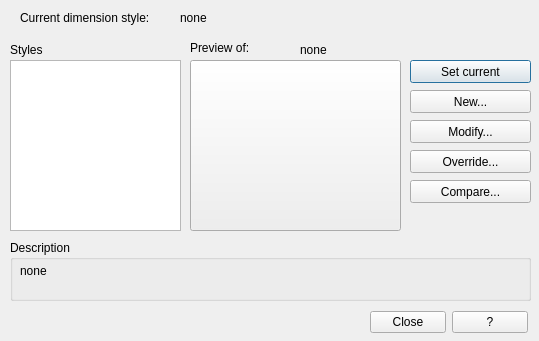
<?xml version="1.0" encoding="UTF-8"?>
<ui version="4.0">
 <class>DimStyle_Dialog</class>
 <widget class="QDialog" name="DimStyle_Dialog">
  <property name="windowModality">
   <enum>Qt::WindowModal</enum>
  </property>
  <property name="geometry">
   <rect>
    <x>0</x>
    <y>0</y>
    <width>539</width>
    <height>341</height>
   </rect>
  </property>
  <property name="minimumSize">
   <size>
    <width>539</width>
    <height>341</height>
   </size>
  </property>
  <property name="maximumSize">
   <size>
    <width>539</width>
    <height>341</height>
   </size>
  </property>
  <property name="windowTitle">
   <string>Dimension style manager</string>
  </property>
  <widget class="QLabel" name="label">
   <property name="geometry">
    <rect>
     <x>20</x>
     <y>10</y>
     <width>151</width>
     <height>16</height>
    </rect>
   </property>
   <property name="text">
    <string>Current dimension style:</string>
   </property>
  </widget>
  <widget class="QLabel" name="currentDimStyle">
   <property name="geometry">
    <rect>
     <x>180</x>
     <y>10</y>
     <width>341</width>
     <height>16</height>
    </rect>
   </property>
   <property name="text">
    <string>none</string>
   </property>
  </widget>
  <widget class="QLabel" name="label_2">
   <property name="geometry">
    <rect>
     <x>10</x>
     <y>40</y>
     <width>171</width>
     <height>20</height>
    </rect>
   </property>
   <property name="text">
    <string>Styles</string>
   </property>
  </widget>
  <widget class="QListView" name="dimStyleList">
   <property name="geometry">
    <rect>
     <x>10</x>
     <y>60</y>
     <width>171</width>
     <height>171</height>
    </rect>
   </property>
  </widget>
  <widget class="QPushButton" name="SetCurrent">
   <property name="geometry">
    <rect>
     <x>410</x>
     <y>60</y>
     <width>121</width>
     <height>23</height>
    </rect>
   </property>
   <property name="toolTip">
    <string>Sets the style selected under Styles to current. The current style is applied to dimensions you create.</string>
   </property>
   <property name="text">
    <string>Set current</string>
   </property>
  </widget>
  <widget class="QPushButton" name="new_2">
   <property name="geometry">
    <rect>
     <x>410</x>
     <y>90</y>
     <width>121</width>
     <height>23</height>
    </rect>
   </property>
   <property name="toolTip">
    <string>Define a new dimension style.</string>
   </property>
   <property name="text">
    <string>New...</string>
   </property>
  </widget>
  <widget class="QPushButton" name="Mod">
   <property name="geometry">
    <rect>
     <x>410</x>
     <y>120</y>
     <width>121</width>
     <height>23</height>
    </rect>
   </property>
   <property name="toolTip">
    <string>Modify the selected dimension style.</string>
   </property>
   <property name="text">
    <string>Modify...</string>
   </property>
  </widget>
  <widget class="QPushButton" name="TempMod">
   <property name="geometry">
    <rect>
     <x>410</x>
     <y>150</y>
     <width>121</width>
     <height>23</height>
    </rect>
   </property>
   <property name="toolTip">
    <string>Set temporary modifications for the selected style. The temporary modifications will not saved.</string>
   </property>
   <property name="text">
    <string>Override...</string>
   </property>
  </widget>
  <widget class="QPushButton" name="Diff">
   <property name="geometry">
    <rect>
     <x>410</x>
     <y>180</y>
     <width>121</width>
     <height>23</height>
    </rect>
   </property>
   <property name="toolTip">
    <string>Compare two dimension styles or list all the properties of one dimension style.</string>
   </property>
   <property name="text">
    <string>Compare...</string>
   </property>
  </widget>
  <widget class="QGroupBox" name="groupBox">
   <property name="geometry">
    <rect>
     <x>10</x>
     <y>240</y>
     <width>521</width>
     <height>61</height>
    </rect>
   </property>
   <property name="title">
    <string>Description</string>
   </property>
   <widget class="QLabel" name="descriptionSelectedStyle">
    <property name="geometry">
     <rect>
      <x>10</x>
      <y>10</y>
      <width>481</width>
      <height>41</height>
     </rect>
    </property>
    <property name="text">
     <string>none</string>
    </property>
   </widget>
  </widget>
  <widget class="QLabel" name="label_3">
   <property name="geometry">
    <rect>
     <x>190</x>
     <y>40</y>
     <width>101</width>
     <height>16</height>
    </rect>
   </property>
   <property name="text">
    <string>Preview of:</string>
   </property>
  </widget>
  <widget class="QLabel" name="selectedStyle">
   <property name="geometry">
    <rect>
     <x>300</x>
     <y>40</y>
     <width>221</width>
     <height>20</height>
    </rect>
   </property>
   <property name="text">
    <string>none</string>
   </property>
  </widget>
  <widget class="QWidget" name="layoutWidget">
   <property name="geometry">
    <rect>
     <x>370</x>
     <y>310</y>
     <width>158</width>
     <height>25</height>
    </rect>
   </property>
   <layout class="QHBoxLayout" name="horizontalLayout">
    <item>
     <widget class="QPushButton" name="closeButton">
      <property name="text">
       <string>Close</string>
      </property>
     </widget>
    </item>
    <item>
     <widget class="QPushButton" name="helpButton">
      <property name="text">
       <string>?</string>
      </property>
     </widget>
    </item>
   </layout>
  </widget>
  <widget class="QPushButton" name="previewDummy">
   <property name="geometry">
    <rect>
     <x>190</x>
     <y>60</y>
     <width>211</width>
     <height>171</height>
    </rect>
   </property>
   <property name="text">
    <string/>
   </property>
  </widget>
 </widget>
 <resources/>
 <connections>
  <connection>
   <sender>SetCurrent</sender>
   <signal>clicked()</signal>
   <receiver>DimStyle_Dialog</receiver>
   <slot>setCurrentStyle()</slot>
   <hints>
    <hint type="sourcelabel">
     <x>404</x>
     <y>71</y>
    </hint>
    <hint type="destinationlabel">
     <x>403</x>
     <y>34</y>
    </hint>
   </hints>
  </connection>
  <connection>
   <sender>new_2</sender>
   <signal>clicked()</signal>
   <receiver>DimStyle_Dialog</receiver>
   <slot>createNewStyle()</slot>
   <hints>
    <hint type="sourcelabel">
     <x>438</x>
     <y>102</y>
    </hint>
    <hint type="destinationlabel">
     <x>467</x>
     <y>33</y>
    </hint>
   </hints>
  </connection>
  <connection>
   <sender>Mod</sender>
   <signal>clicked()</signal>
   <receiver>DimStyle_Dialog</receiver>
   <slot>modStyle()</slot>
   <hints>
    <hint type="sourcelabel">
     <x>429</x>
     <y>132</y>
    </hint>
    <hint type="destinationlabel">
     <x>480</x>
     <y>129</y>
    </hint>
   </hints>
  </connection>
  <connection>
   <sender>dimStyleList</sender>
   <signal>customContextMenuRequested(QPoint)</signal>
   <receiver>DimStyle_Dialog</receiver>
   <slot>displayPopupMenu()</slot>
   <hints>
    <hint type="sourcelabel">
     <x>97</x>
     <y>138</y>
    </hint>
    <hint type="destinationlabel">
     <x>70</x>
     <y>292</y>
    </hint>
   </hints>
  </connection>
  <connection>
   <sender>TempMod</sender>
   <signal>clicked()</signal>
   <receiver>DimStyle_Dialog</receiver>
   <slot>temporaryModStyle()</slot>
   <hints>
    <hint type="sourcelabel">
     <x>422</x>
     <y>161</y>
    </hint>
    <hint type="destinationlabel">
     <x>475</x>
     <y>160</y>
    </hint>
   </hints>
  </connection>
  <connection>
   <sender>helpButton</sender>
   <signal>clicked()</signal>
   <receiver>DimStyle_Dialog</receiver>
   <slot>ButtonHELP_Pressed()</slot>
   <hints>
    <hint type="sourcelabel">
     <x>423</x>
     <y>291</y>
    </hint>
    <hint type="destinationlabel">
     <x>475</x>
     <y>297</y>
    </hint>
   </hints>
  </connection>
  <connection>
   <sender>Diff</sender>
   <signal>clicked()</signal>
   <receiver>DimStyle_Dialog</receiver>
   <slot>showDiffBetweenStyles()</slot>
   <hints>
    <hint type="sourcelabel">
     <x>430</x>
     <y>191</y>
    </hint>
    <hint type="destinationlabel">
     <x>477</x>
     <y>194</y>
    </hint>
   </hints>
  </connection>
  <connection>
   <sender>closeButton</sender>
   <signal>clicked()</signal>
   <receiver>DimStyle_Dialog</receiver>
   <slot>accept()</slot>
   <hints>
    <hint type="sourcelabel">
     <x>237</x>
     <y>291</y>
    </hint>
    <hint type="destinationlabel">
     <x>185</x>
     <y>291</y>
    </hint>
   </hints>
  </connection>
 </connections>
 <slots>
  <slot>setCurrentStyle()</slot>
  <slot>createNewStyle()</slot>
  <slot>modStyle()</slot>
  <slot>displayPopupMenu()</slot>
  <slot>temporaryModStyle()</slot>
  <slot>ButtonHELP_Pressed()</slot>
  <slot>showDiffBetweenStyles()</slot>
 </slots>
</ui>
